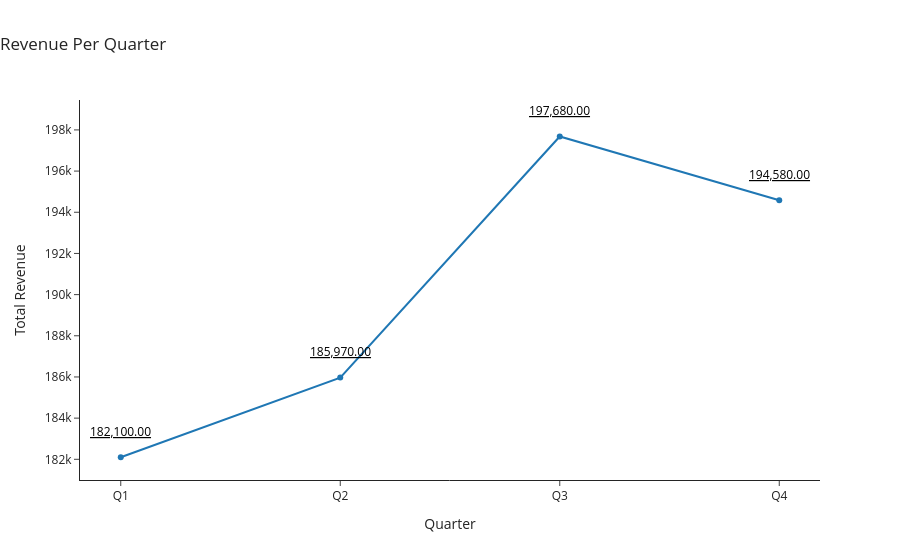

Notebook code for this chart:
### Markdown cell above
## Revenue by Category Insight

Revenue by category shows that Electronics is the most profitable segment. This is a direct result of the dominance of smart devices within total revenue share.

Overall category performance suggests that the number of products within a category is a key driver when analyzing profitability, as categories with more high-performing products tend to generate significantly higher revenue.

### Code cell
import plotly.express as px

# Query quarterly revenue
rev_trend = db.query("""
    SELECT Quarter(date) AS yearly_quarter,
           SUM(revenue) AS total_revenue
    FROM df
    GROUP BY Quarter(date)
    ORDER BY yearly_quarter
""").df()

# Create line chart with markers
fig = px.line(
    rev_trend,
    x="yearly_quarter",
    y="total_revenue",
    markers=True,
    title="Revenue Per Quarter",
    template="simple_white"
)

# Fix x-axis to quarters 1–4
fig.update_layout(
    title_x=0,
    xaxis=dict(
        tickmode="array",
        tickvals=[1, 2, 3, 4],
        ticktext=["Q1", "Q2", "Q3", "Q4"],
        title="Quarter"
    ),
    yaxis_title="Total Revenue"
)

# Add elevated, underlined revenue labels
for _, row in rev_trend.iterrows():
    fig.add_annotation(
        x=row["yearly_quarter"],
        y=row["total_revenue"],
        text=f"<u>{row['total_revenue']:,.2f}</u>",
        showarrow=False,
        yshift=26,  # elevated to avoid overlap
        font=dict(size=12, color="black")
    )

fig.show()

### Figure 1 — Plotly figure (JSON) as saved in the notebook; plotly's stock layout.template omitted (floating-point values rounded to 4 significant figures)
{"data": [{"hovertemplate": "yearly_quarter=%{x}<br>total_revenue=%{y}<extra></extra>", "legendgroup": "", "line": {"color": "#1F77B4", "dash": "solid"}, "marker": {"symbol": "circle"}, "mode": "lines+markers", "name": "", "orientation": "v", "showlegend": false, "type": "scatter", "x": [1, 2, 3, 4], "xaxis": "x", "y": [182100.0, 186000.0, 197700.0, 194600.0], "yaxis": "y"}], "layout": {"annotations": [{"font": {"color": "black", "size": 12}, "showarrow": false, "text": "<u>182,100.00</u>", "x": 1, "y": 182100, "yshift": 26}, {"font": {"color": "black", "size": 12}, "showarrow": false, "text": "<u>185,970.00</u>", "x": 2, "y": 185970, "yshift": 26}, {"font": {"color": "black", "size": 12}, "showarrow": false, "text": "<u>197,680.00</u>", "x": 3, "y": 197680, "yshift": 26}, {"font": {"color": "black", "size": 12}, "showarrow": false, "text": "<u>194,580.00</u>", "x": 4, "y": 194580, "yshift": 26}], "legend": {"tracegroupgap": 0}, "title": {"text": "Revenue Per Quarter", "x": 0}, "xaxis": {"anchor": "y", "domain": [0, 1], "tickmode": "array", "ticktext": ["Q1", "Q2", "Q3", "Q4"], "tickvals": [1, 2, 3, 4], "title": {"text": "Quarter"}}, "yaxis": {"anchor": "x", "domain": [0, 1], "title": {"text": "Total Revenue"}}}}
